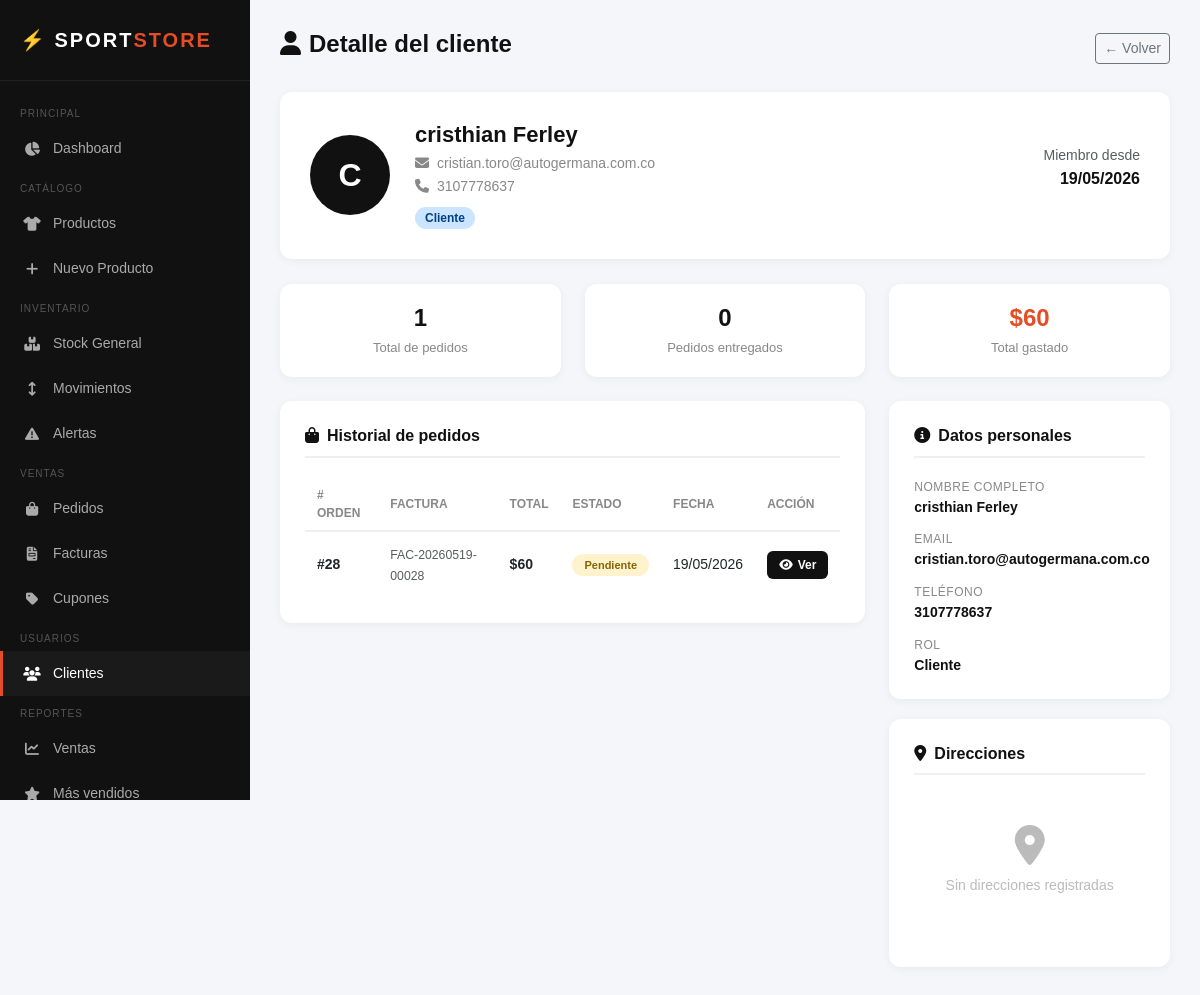
The app's page /admin/clientes/detalle.php?id=11 (signed in) with its own data.
### tables this page shows
CREATE TABLE `usuarios_roles` (
  `id` int(11) NOT NULL,
  `nombre` varchar(100) NOT NULL,
  `email` varchar(100) NOT NULL,
  `password` varchar(255) NOT NULL,
  `telefono` varchar(20) DEFAULT NULL,
  `rol` enum('cliente','admin','inventario','contador','vendedor') DEFAULT 'cliente',
  `activo` tinyint(1) DEFAULT 1,
  `fecha_registro` timestamp NOT NULL DEFAULT current_timestamp()
);

CREATE TABLE `facturas` (
  `id` int(11) NOT NULL,
  `orden_id` int(11) NOT NULL,
  `numero_factura` varchar(50) NOT NULL,
  `fecha` timestamp NOT NULL DEFAULT current_timestamp()
);

CREATE TABLE `ordenes` (
  `id` int(11) NOT NULL,
  `usuario_id` int(11) NOT NULL,
  `cupon_id` int(11) DEFAULT NULL,
  `subtotal` decimal(10,2) NOT NULL,
  `descuento` decimal(10,2) DEFAULT 0.00,
  `total` decimal(10,2) NOT NULL,
  `estado` enum('pendiente','empacado','enviado','entregado','cancelado') DEFAULT 'pendiente',
  `direccion_envio` text DEFAULT NULL,
  `fecha` timestamp NOT NULL DEFAULT current_timestamp()
);

### includes/funciones_usuario.php (called while the page is built, shortened)
<?php
function obtenerPerfil($usuario_id) {
    $db = conectar();
    $stmt = $db->prepare("
        SELECT id, nombre, email, telefono, rol, fecha_registro
        FROM usuarios_roles
        WHERE id = ?
    ");
    $stmt->execute([$usuario_id]);
    return $stmt->fetch();
}

### includes/funciones_orden.php (called while the page is built, shortened)
<?php
function obtenerOrdenesCliente($usuario_id)
{
    $db = conectar();
    $stmt = $db->prepare("
        SELECT
            o.*,
            f.numero_factura
        FROM ordenes o
        LEFT JOIN facturas f
            ON f.orden_id = o.id
        WHERE o.usuario_id = ?
        ORDER BY o.fecha DESC
    ");
    $stmt->execute([
        $usuario_id
    ]);
    return $stmt->fetchAll(
        PDO::FETCH_ASSOC
    );
}

### admin/clientes/detalle.php (the view, shortened to what this page needs)
<?php
require_once '../../includes/funciones_usuario.php';
require_once '../../includes/funciones_orden.php';
$id = $_GET['id'] ?? null;
$cliente = obtenerPerfil($id);
$direcciones = obtenerDirecciones($id);
$ordenes = obtenerOrdenesCliente($id);
$total_gastado = array_sum(array_column(
    array_filter($ordenes, fn($o) => $o['estado'] !== 'cancelado'),
    'total'
));
?>
<!DOCTYPE html>
<html lang="es">
<head>
    <link href="https://cdn.jsdelivr.net/npm/bootstrap@5.3.0/dist/css/bootstrap.min.css" rel="stylesheet">
    <link href="https://cdnjs.cloudflare.com/ajax/libs/font-awesome/6.4.0/css/all.min.css" rel="stylesheet">
    <link href="../assets/css/clientes/detalle.css" rel="stylesheet">
</head>
<body>
    <div class="sidebar">
        <div class="sidebar-logo">⚡ SPORT<span>STORE</span></div>
        <nav class="sidebar-menu">
            <div class="menu-label">Principal</div>
            <a href="../index.php" class="menu-item">
                <i class="fas fa-chart-pie"></i> Dashboard
            </a>
            <div class="menu-label">Catálogo</div>
            <a href="../productos/index.php" class="menu-item">
                <i class="fas fa-shirt"></i> Productos
            </a>
            <a href="../productos/crear.php" class="menu-item">
                <i class="fas fa-plus"></i> Nuevo Producto
            </a>
            <div class="menu-label">Inventario</div>
            <a href="../inventario/index.php" class="menu-item">
                <i class="fas fa-boxes-stacked"></i> Stock General
            </a>
            <a href="../inventario/movimientos.php" class="menu-item">
                <i class="fas fa-arrows-up-down"></i> Movimientos
            </a>
            <a href="../inventario/alertas.php" class="menu-item">
                <i class="fas fa-triangle-exclamation"></i> Alertas
            </a>
            <div class="menu-label">Ventas</div>
            <a href="../pedidos/index.php" class="menu-item">
                <i class="fas fa-bag-shopping"></i> Pedidos
            </a>
              <a href="../facturas/index.php" class="menu-item">
                <i class="fas fa-file-invoice"></i> Facturas
            </a>
            <a href="../cupones/index.php" class="menu-item">
                <i class="fas fa-tag"></i> Cupones
            </a>
            <div class="menu-label">Usuarios</div>
            <a href="index.php" class="menu-item active">
                <i class="fas fa-users"></i> Clientes
            </a>
            <div class="menu-label">Reportes</div>
            <a href="../reportes/ventas.php" class="menu-item">
                <i class="fas fa-chart-line"></i> Ventas
            </a>
            <a href="../reportes/productos.php" class="menu-item">
                <i class="fas fa-star"></i> Más vendidos
            </a>
        </nav>
    </div>
    <div class="main-content">
        <div class="page-header">
            <div>
                <h1><i class="fas fa-user me-2"></i>Detalle del cliente</h1>
            </div>
            <a href="index.php" class="btn btn-outline-secondary btn-sm">← Volver</a>
        </div>
        <div class="perfil-card">
            <div class="perfil-avatar">
                <?= strtoupper(substr($cliente['nombre'], 0, 1)) ?>
            </div>
            <div class="perfil-info">
                <h2><?= htmlspecialchars($cliente['nombre']) ?></h2>
                <p><i class="fas fa-envelope me-2"></i><?= htmlspecialchars($cliente['email']) ?></p>
                <?php if ($cliente['telefono']): ?>
                    <p><i class="fas fa-phone me-2"></i><?= htmlspecialchars($cliente['telefono']) ?></p>
                <?php endif; ?>
                <div class="mt-2">
                    <span class="rol-badge rol-<?= $cliente['rol'] ?>">
                        <?= ucfirst($cliente['rol']) ?>
                    </span>
                </div>
            </div>
            <div class="ms-auto text-end">
                <small class="text-muted">Miembro desde</small>
                <p style="font-weight:700; color:#111">
                    <?= date('d/m/Y', strtotime($cliente['fecha_registro'])) ?>
                </p>
            </div>
        </div>
        <div class="row g-4 mb-4">
            <div class="col-md-4">
                <div class="stat-card">
                    <h3><?= count($ordenes) ?></h3>
                    <p>Total de pedidos</p>
                </div>
            </div>
            <div class="col-md-4">
                <div class="stat-card">
                    <h3>
                        <?= count(array_filter($ordenes, fn($o) => $o['estado'] === 'entregado')) ?>
                    </h3>
                    <p>Pedidos entregados</p>
                </div>
            </div>
            <div class="col-md-4">
                <div class="stat-card">
                    <h3 style="color:#e44d26">
                        $<?= number_format($total_gastado, 0, ',', '.') ?>
                    </h3>
                    <p>Total gastado</p>
                </div>
            </div>
        </div>
        <div class="row g-4">
            <div class="col-md-8">
                <div class="card-section">
                    <h5><i class="fas fa-bag-shopping me-2"></i>Historial de pedidos</h5>
                    <?php if (empty($ordenes)): ?>
                        <div class="empty-state">
                            <i class="fas fa-bag-shopping"></i>
                            <p>Este cliente no tiene pedidos aún</p>
                        </div>
                    <?php else: ?>
                        <table>
                            <thead>
                                <tr>
                                    <th># Orden</th>
                                    <th>Factura</th>
                                    <th>Total</th>
                                    <th>Estado</th>
                                    <th>Fecha</th>
                                    <th>Acción</th>
                                </tr>
                            </thead>
                            <tbody>
                                <?php foreach ($ordenes as $orden): ?>
                                    <tr>
                                        <td><strong>#<?= $orden['id'] ?></strong></td>
                                        <td>
                                            <small class="text-muted">
                                                <?= htmlspecialchars($orden['numero_factura'] ?? 'Sin factura') ?>
                                            </small>
                                        </td>
                                        <td>
                                            <strong>$<?= number_format($orden['total'], 0, ',', '.') ?></strong>
                                        </td>
                                        <td>
                                            <span class="badge-estado estado-<?= $orden['estado'] ?>">
                                                <?= ucfirst($orden['estado']) ?>
                                            </span>
                                        </td>
                                        <td><?= date('d/m/Y', strtotime($orden['fecha'])) ?></td>
                                        <td>
                                            <a href="../pedidos/detalle.php?id=<?= $orden['id'] ?>" class="btn-ver-orden">
                                                <i class="fas fa-eye"></i> Ver
                                            </a>
                                        </td>
                                    </tr>
                                <?php endforeach; ?>
                            </tbody>
                        </table>
                    <?php endif; ?>
                </div>
            </div>
            <div class="col-md-4">
                <div class="card-section">
                    <h5><i class="fas fa-info-circle me-2"></i>Datos personales</h5>
                    <div class="info-grid" style="grid-template-columns:1fr">
                        <div class="info-item">
                            <p>Nombre completo</p>
                            <h6><?= htmlspecialchars($cliente['nombre']) ?></h6>
                        </div>
                        <div class="info-item">
                            <p>Email</p>
                            <h6><?= htmlspecialchars($cliente['email']) ?></h6>
                        </div>
                        <div class="info-item">
                            <p>Teléfono</p>
                            <h6><?= htmlspecialchars($cliente['telefono'] ?? 'No registrado') ?></h6>
                        </div>
                        <div class="info-item">
                            <p>Rol</p>
                            <h6><?= ucfirst($cliente['rol']) ?></h6>
                        </div>
                    </div>
                </div>
                <div class="card-section">
                    <h5><i class="fas fa-location-dot me-2"></i>Direcciones</h5>
                    <?php if (empty($direcciones)): ?>
                        <div class="empty-state">
                            <i class="fas fa-location-dot"></i>
                            <p>Sin direcciones registradas</p>
                        </div>
                    <?php endif; ?>
                </div>
            </div>
        </div>
    </div>
</body>
</html>

### admin/assets/css/clientes/detalle.css (style rules this page uses)
* { margin: 0; padding: 0; box-sizing: border-box; }
body { font-family: Arial, sans-serif; background: #f4f6f9; display: flex; min-height: 100vh; }
.sidebar { width: 250px; background: #111; color: white; display: flex; flex-direction: column; position: fixed; height: 100vh; overflow-y: auto; z-index: 100; }
.sidebar-logo { padding: 25px 20px; border-bottom: 1px solid #222; font-size: 20px; font-weight: 900; letter-spacing: 2px; }
.sidebar-logo span { color: #e44d26; }
.sidebar-menu { padding: 15px 0; flex: 1; }
.menu-label { padding: 10px 20px 5px; font-size: 10px; color: #555; text-transform: uppercase; letter-spacing: 1px; }
.menu-item { display: flex; align-items: center; gap: 12px; padding: 12px 20px; color: #aaa; text-decoration: none; font-size: 14px; transition: all 0.2s; border-left: 3px solid transparent; }
.menu-item:hover, .menu-item.active { color: white; background: #1a1a1a; border-left-color: #e44d26; }
.menu-item i { width: 18px; text-align: center; }
.main-content { margin-left: 250px; flex: 1; padding: 30px; }
.page-header { display: flex; justify-content: space-between; align-items: center; margin-bottom: 25px; }
.page-header h1 { font-size: 24px; font-weight: 800; color: #111; }
.perfil-card { background: white; border-radius: 12px; padding: 30px; box-shadow: 0 2px 10px rgba(0, 0, 0, 0.05); display: flex; align-items: center; gap: 25px; margin-bottom: 25px; }
.perfil-avatar { width: 80px; height: 80px; border-radius: 50%; background: #111; color: white; display: flex; align-items: center; justify-content: center; font-weight: 900; font-size: 32px; flex-shrink: 0; }
.perfil-info h2 { font-size: 22px; font-weight: 800; color: #111; margin: 0 0 5px; }
.perfil-info p { color: #888; font-size: 14px; margin: 2px 0; }
.stat-card { background: white; border-radius: 12px; padding: 20px 25px; box-shadow: 0 2px 10px rgba(0, 0, 0, 0.05); text-align: center; }
.stat-card h3 { font-size: 24px; font-weight: 800; color: #111; margin: 0; }
.stat-card p { font-size: 13px; color: #888; margin: 5px 0 0; }
.card-section { background: white; border-radius: 12px; padding: 25px; box-shadow: 0 2px 10px rgba(0, 0, 0, 0.05); margin-bottom: 20px; }
.card-section h5 { font-weight: 800; color: #111; font-size: 16px; margin-bottom: 20px; padding-bottom: 10px; border-bottom: 2px solid #f0f0f0; }
.info-grid { display: grid; grid-template-columns: repeat(2, 1fr); gap: 15px; }
.info-item p { font-size: 12px; color: #888; margin: 0; text-transform: uppercase; letter-spacing: 0.5px; }
.info-item h6 { font-weight: 700; color: #111; margin: 3px 0 0; font-size: 14px; }
table { width: 100%; }
thead th { font-size: 12px; text-transform: uppercase; color: #888; font-weight: 700; padding: 8px 12px; border-bottom: 2px solid #f0f0f0; }
tbody td { padding: 12px; font-size: 14px; border-bottom: 1px solid #f9f9f9; vertical-align: middle; }
tbody tr:last-child td { border-bottom: none; }
.badge-estado { padding: 5px 12px; border-radius: 20px; font-size: 11px; font-weight: 700; }
.estado-pendiente { background: #fff3cd; color: #856404; }
.rol-badge { padding: 4px 10px; border-radius: 20px; font-size: 12px; font-weight: 700; }
.rol-cliente { background: #cce5ff; color: #004085; }
.btn-ver-orden { padding: 5px 12px; border-radius: 6px; font-size: 12px; background: #111; color: white; text-decoration: none; display: inline-flex; align-items: center; gap: 5px; transition: background 0.2s; font-weight: 600; }
.empty-state { text-align: center; padding: 30px; color: #bbb; }
.empty-state i { font-size: 40px; margin-bottom: 10px; }
.empty-state p { font-size: 14px; }
body { display: flex; flex-direction: column; min-height: 100vh; width: 100%; }

### records on screen
usuarios_roles: nombre "C", nombre "cristhian Ferley", email "cristian.toro@autogermana.com.co", telefono "3107778637", rol "Cliente", fecha_registro "19/05/2026"
facturas: orden.estado "0", orden.estado "60", orden "28", numero_factura "FAC-20260519-00028", orden.total "60", orden.estado "Pendiente", orden.fecha "19/05/2026"

### other values on screen
count($ordenes) "1"
